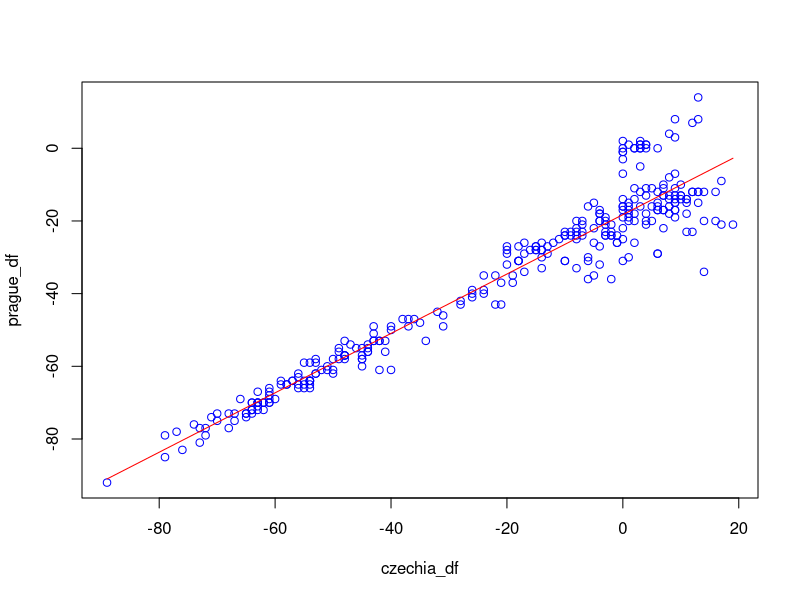

Here is the R script that generated this plot:
## ---- chunk 1
mobility_df = read.csv("2020_CZ_Region_Mobility_Report.csv")
names(mobility_df)
## ---- chunk 2
czechia_df = mobility_df[mobility_df$sub_region_1 == "", 9]; czechia_df
prague_df = mobility_df[mobility_df$sub_region_1 == "Prague", 9]; prague_df
## ---- chunk 3
# czechia_df ... x axis
# prague_df  ... y axis
czm = mean(czechia_df)
prm = mean(prague_df)
a = cov(czechia_df,prague_df)/var(czechia_df); a
b = prm - a * czm; b

plot(czechia_df, prague_df, col='blue')
lines(czechia_df, a * czechia_df + b, col='red')

lmMobility = lm(prague_df ~ czechia_df)
summary(lmMobility)
